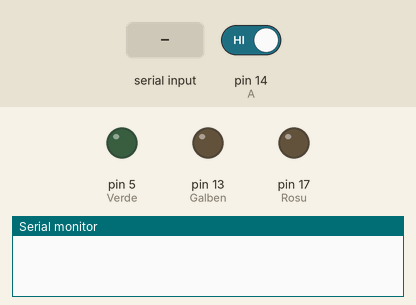
Simulated run of this sketch. Board: Arduino Uno, built with avr-gcc and run on an emulated ATmega328P. Shown: output pins drawn as LEDs (lit = HIGH), the last lines printed to the serial monitor. The inputs (shaded band) are chosen by the test bench; at power-on: pin 14 (A) HIGH.

Above: at 1.2 s.
1.3 s: pin 14 (A) driven LOW
3.0 s: "g" received over Serial
At 3.4 s:
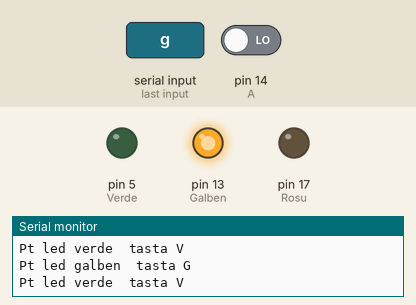
Timing chart, 0 to 6.0 s (numbered marks = the images above; inputs shaded):
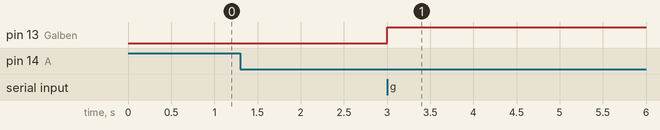

Measured:
- after the input at 3.0 s, pin 13 (Galben): LOW → HIGH at once

The sketch:

ap6.ino
```cpp
#define A 14
#define Galben 13
#define Rosu 17
#define Verde PD5
int n = 0;
boolean StatusA = LOW;

void setup() {
  Serial.begin(9600);
  pinMode(A, INPUT);
  pinMode(Galben, OUTPUT);
  pinMode(Rosu, OUTPUT);
  pinMode(Verde, OUTPUT);
}

void loop() {
  int a, i = 0;
  int statusA = 0;
  statusA = digitalRead(A);
  delay(250);
  if (digitalRead(A) == LOW) {
    Serial.print("Pt led galben  tasta G \n");
    Serial.print("Pt led verde  tasta V \n");
    n = 1;
  }
  if (n == 1) {
    a = Serial.read();
  }
  i = a;
  if (a == 103) {
    digitalWrite(Galben, StatusA = 1 - StatusA);
    delay(1000);
  }
  if (a == 118) {
    digitalWrite(Rosu, StatusA = 1 - StatusA);
  }
  if (a == 114) {
    digitalWrite(Verde, StatusA = 1 - StatusA);
  }
}
```
